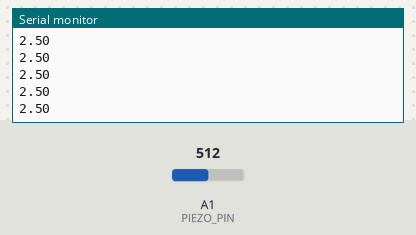
Bench run of a sketch on a simulated Arduino Uno, built with avr-gcc and run on an emulated ATmega328P. On the bench: the last lines printed to the serial monitor. Inputs (shaded band) come from the test bench; at power-on: A1 (PIEZO_PIN) = 512.

Above: at 1.2 s.
1.3 s: A1 (PIEZO_PIN) set to 716
At 2.3 s:
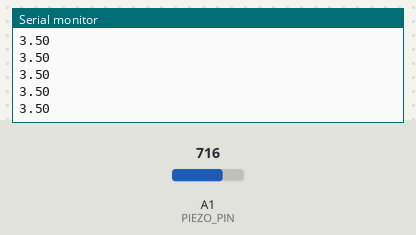
2.8 s: A1 (PIEZO_PIN) set to 900
At 3.9 s:
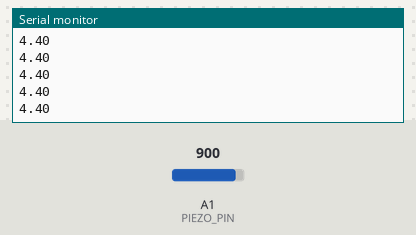
Timing chart, 0 to 5.8 s (numbered marks = the images above; inputs shaded):
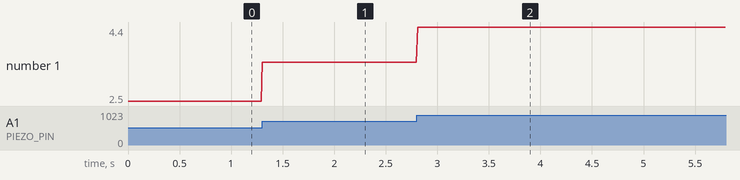

The sketch:

vibration.ino
```cpp
const int PIEZO_PIN = A1; // Piezo output

void setup()
{
  Serial.begin(9600);
}

void loop()
{
  // Read Piezo ADC value in, and convert it to a voltage
  int piezoADC = analogRead(PIEZO_PIN);
  float piezoV = piezoADC / 1023.0 * 5.0;
  Serial.println(piezoV); // Print the voltage.
  delay(10);
}
```

Measured:
- after the input at 1.3 s, the serial monitor: prints a new line at once (image 1)
- after the input at 2.8 s, the serial monitor: prints a new line at once (image 2)
- plotted number 1: 2.5 → 3.5 after the input at 1.3 s, 3.5 → 4.4 after the input at 2.8 s
